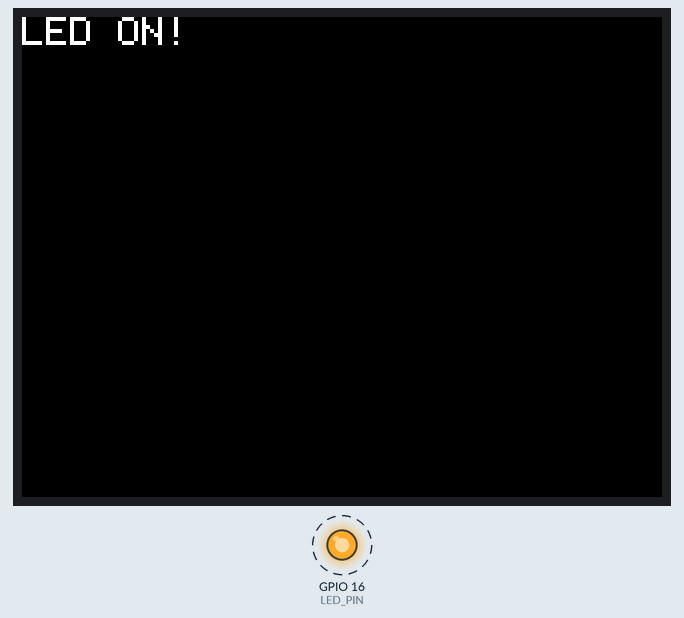
This sketch was run on a simulated ESP32. Shown: 320×240 colour display, output pins drawn as LEDs (lit = HIGH). Dashed ring = blinking. What the sketch prints to the serial monitor is not drawn.

Above: at 0.3 s.
At 1.8 s:
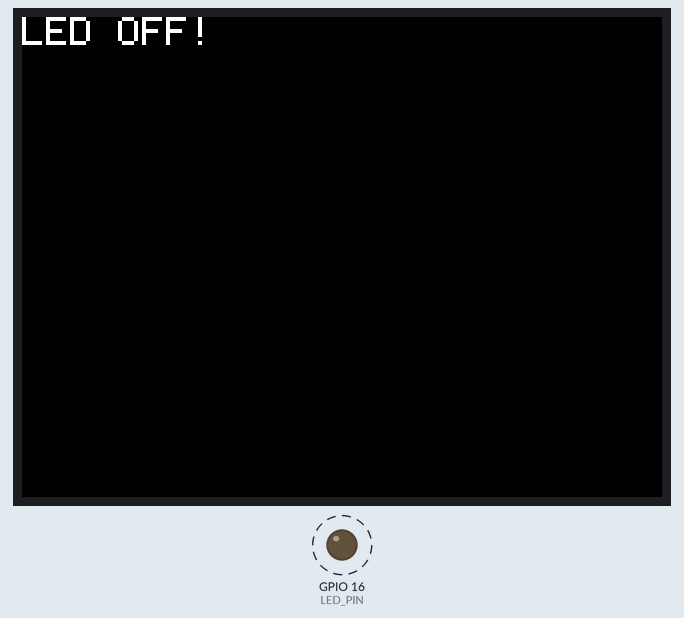
Timing chart, 0 to 130.0 s (numbered marks = the images above):
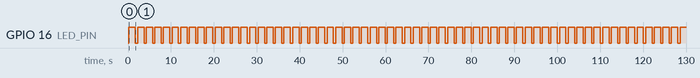

The sketch:

m5stack_Lchika.ino
```cpp
#include <M5Stack.h>
#define LED_PIN 16

#define SPI_SPEED 115200

//initialize method
void setup() {
    //for m5stack
    M5.begin();
    M5.Lcd.setTextSize(2);
    M5.Lcd.fillScreen(BLACK);

    // for serial terminal
    Serial.begin(SPI_SPEED);

    // setting pin mode
    pinMode(LED_PIN, OUTPUT);
}

//loop method
void loop() {
    M5.Lcd.setCursor(0, 0, 1);
    //LED ON
    M5.Lcd.printf("LED ON!");
    Serial.println("LED ON!");
    digitalWrite(LED_PIN, HIGH);

    //interval
    delay(1500);

    M5.Lcd.setCursor(0, 0, 1);
    //LED OFF
    M5.Lcd.printf("LED OFF!");
    Serial.println("LED OFF...");
    digitalWrite(LED_PIN, LOW);

    //interval
    delay(500);
}
```

Measured:
- by itself, GPIO 16 (LED_PIN): alternates HIGH for 1.5 s and LOW for 0.50 s
